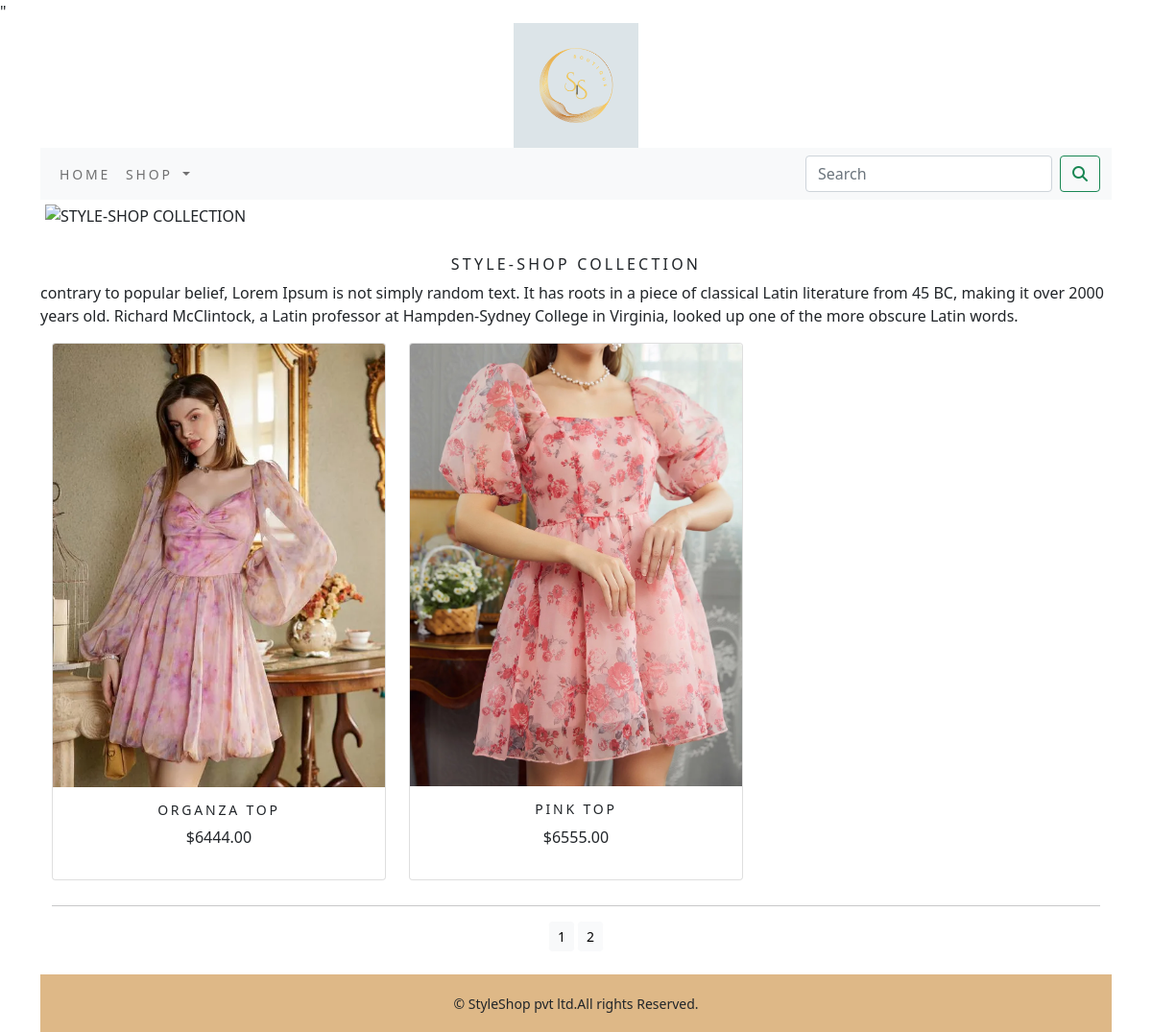
Screenshot of /shop/?page=2 with the database file from the repository.
### shop/models.py (models this page shows, shortened)
class Product(models.Model):
    name = models.CharField(max_length=250, unique=True)
    slug = models.SlugField(max_length=250, unique=True)
    description = models.TextField(blank=True)
    price = models.DecimalField(max_digits=10, decimal_places=2)
    category = models.ForeignKey(Category, on_delete=models.CASCADE)
    image = models.ImageField(upload_to='product', blank=True)
    stock = models.IntegerField()
    available = models.BooleanField(default=True)
    created = models.DateTimeField(auto_now_add=True)
    updated = models.DateTimeField(auto_now=True)
    def get_url(self):
        return reverse('shop:prodCatdetail', args=[self.category.slug, self.slug])
    class Meta:
        ordering = ('name',)
        verbose_name = 'product'
        verbose_name_plural = 'products'

### shop/views.py (the view)
# urls.py: path('', views.allProdCat, name='allProdCat'),
def allProdCat(request, c_slug=None):
    c_page = None
    products_list = None
    if c_slug!=None:
        c_page = get_object_or_404(Category, slug=c_slug)
        products_list = Product.objects.all().filter(category=c_page, available=True)
    else:
        products_list = Product.objects.all().filter(available=True)
    paginator=Paginator(products_list, 6)
    try:
        page= int(request.GET.get('page', '1'))
    except:
        page =1
    try:
        products = paginator.page(page)
    except (EmptyPage, InvalidPage):
        products = paginator.page(paginator.num_pages)
    return render(request, "category.html", {'category': c_page, 'products': products})

### cart/context_processors.py (called while the page is built)
def counter(request):
    item_count= 0
    if 'admin' in request.path:
        return {}
    else:
        try:
            cart = Cart.objects.filter(cart_id=_cart_id(request))
            cart_items=CartItem.objects.all().filter(cart=cart[:1])
            for cart_item in cart_items:
                item_count += cart_item.quantity
        except Cart.DoesNotExist:
            item_count = 0
    return dict(item_count=item_count)

### cart/views.py (called while the page is built)
def _cart_id(request):
    cart = request.session.session_key
    if not cart:
        cart = request.session.create()
    return cart

### shop/context_processors.py (called while the page is built)
def menu_links(request):
    links = Category.objects.all()
    return dict(links=links)

### shop/models.py (called while the page is built)
    def get_url(self):
        return reverse('shop:products_by_category', args=[self.slug])

### templates/category.html (shortened to what this page needs)
{% extends 'base.html' %}
{%  load static %}
{% block content %}
<div class="mx_auto">
  {% if category %}
    <img class="my_image" src="{{category.image.url}}" alt="{{category.name}}">
</div>
  <br>
<div>
  <h1 class="text-center my_title">{{category.name}}</h1>
  <p class="text-justify">{{category.description}}</p>
</div>
  {% else %}
<div>
    <img class="my_image my_image_padding" src="{% static 'img/banner.png' %}" alt="STYLE-SHOP COLLECTION" width="1250px;">
</div>
<br>
<div>
  <h1 class="text-center my_title"> STYLE-SHOP COLLECTION</h1>
  <p class="text-justify">contrary to popular belief, Lorem Ipsum is not simply random text. It has roots in a piece of classical Latin literature from 45 BC, making it over 2000 years old. Richard McClintock, a Latin professor at Hampden-Sydney College in Virginia, looked up one of the more obscure Latin words.</p>
</div>
  {% endif %}
<div class="container">
  <div class="row mx_auto">
    {% for product in products.object_list %}
    <div class="my_bottom_margin col-9 col-sm-12  col-md-4 col-lg-4">
      <div class="card text-center" style="min-width:18rem;">
        <a href="{{product.get_url}}"><img class="card-img-top my_image" src="{{product.image.url}}" alt="{{product.name}}" width="150px" height="150px"></a>
      <div class="card-body">
        <h4>{{product.name}}</h4>
        <p>${{product.price}}</p>
      </div>
      </div>
    </div>
    {% endfor %}
  </div>
    <div class="mx_auto">
        {% if products.paginator.num_pages > 1 %}
       <hr>
        <div class="text-center">
         {% for pg in products.paginator.page_range %}
         <a href="?page={{pg}}" class="btn btn-light btn-sm {% if products.number == pg %} active {% endif %}">{{pg}}</a>
            {% endfor %}
        </div>
           {% endif %}
    </div>
    <br>
</div>
{% endblock %}

### static/css/custom.css (style rules this page uses)
.my_image { width:100%; height:auto; }
.my_title { font-size:16px; text-transform:uppercase; letter-spacing:.2em; }
.my_image_padding { padding:5px; }
.my_bottom_margin { margin-bottom:10px; }
.card-body h4 { font-size:14px; text-transform:uppercase; letter-spacing:.2em; }

### rows the page displays
Product: image (picture), name "ORGANZA TOP", price "6444.00"
Product: image (picture), name "PINK TOP", price "6555.00"

### other values shown
{{ pg }} "1" "2"
